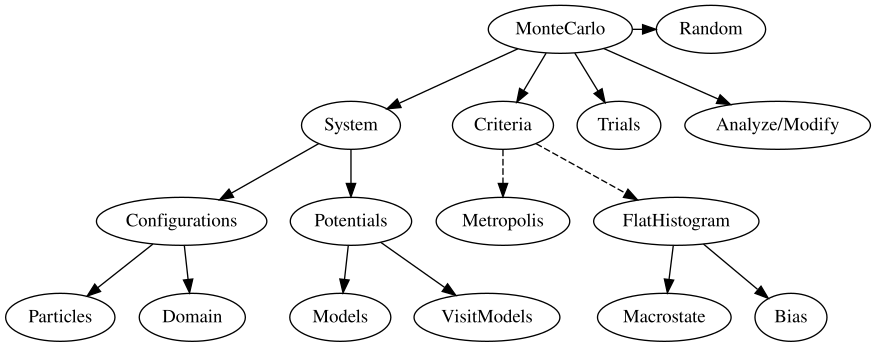

This chart was generated by the following Python code:
import pygraphviz as pgv
B=pgv.AGraph('monte_carlo.dot') # create a new graph from file
B.layout('dot') # layout with default (neato)
#B.layout() # layout with default (neato)
#B.draw('monte_carlo.png') # draw png
#B.draw('monte_carlo.eps') # draw eps
B.draw('monte_carlo.svg') # draw svg
